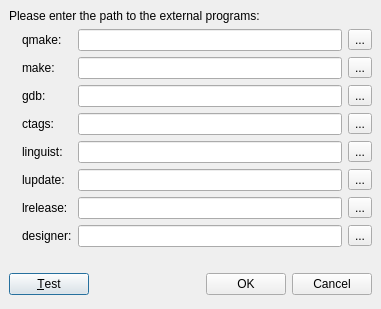
<ui version="4.0" >
 <class>ToolsControl</class>
 <widget class="QDialog" name="ToolsControl" >
  <property name="geometry" >
   <rect>
    <x>0</x>
    <y>0</y>
    <width>381</width>
    <height>309</height>
   </rect>
  </property>
  <property name="windowTitle" >
   <string>External Tools</string>
  </property>
  <layout class="QGridLayout" >
   <property name="margin" >
    <number>9</number>
   </property>
   <property name="spacing" >
    <number>6</number>
   </property>
   <item row="3" column="0" >
    <layout class="QHBoxLayout" >
     <property name="margin" >
      <number>0</number>
     </property>
     <property name="spacing" >
      <number>6</number>
     </property>
     <item>
      <widget class="QPushButton" name="test" >
       <property name="text" >
        <string>&amp;Test</string>
       </property>
      </widget>
     </item>
     <item>
      <spacer>
       <property name="orientation" >
        <enum>Qt::Horizontal</enum>
       </property>
       <property name="sizeHint" >
        <size>
         <width>131</width>
         <height>31</height>
        </size>
       </property>
      </spacer>
     </item>
     <item>
      <widget class="QPushButton" name="okButton" >
       <property name="text" >
        <string>OK</string>
       </property>
      </widget>
     </item>
     <item>
      <widget class="QPushButton" name="cancelButton" >
       <property name="text" >
        <string>Cancel</string>
       </property>
      </widget>
     </item>
    </layout>
   </item>
   <item row="2" column="0" >
    <spacer>
     <property name="orientation" >
      <enum>Qt::Vertical</enum>
     </property>
     <property name="sizeHint" >
      <size>
       <width>349</width>
       <height>21</height>
      </size>
     </property>
    </spacer>
   </item>
   <item row="1" column="0" >
    <layout class="QGridLayout" >
     <property name="margin" >
      <number>0</number>
     </property>
     <property name="spacing" >
      <number>6</number>
     </property>
     <item row="1" column="2" >
      <widget class="QLineEdit" name="make" >
       <property name="readOnly" >
        <bool>false</bool>
       </property>
      </widget>
     </item>
     <item row="0" column="0" >
      <widget class="QLabel" name="qmakeIcon" >
       <property name="text" >
        <string/>
       </property>
       <property name="pixmap" >
        <pixmap resource="../resources/resources.qrc" >:/divers/images/good.png</pixmap>
       </property>
      </widget>
     </item>
     <item row="7" column="3" >
      <widget class="QToolButton" name="designerLocation" >
       <property name="text" >
        <string>...</string>
       </property>
      </widget>
     </item>
     <item row="3" column="2" >
      <widget class="QLineEdit" name="ctags" >
       <property name="readOnly" >
        <bool>false</bool>
       </property>
      </widget>
     </item>
     <item row="6" column="1" >
      <widget class="QLabel" name="label_11" >
       <property name="text" >
        <string>lrelease:</string>
       </property>
      </widget>
     </item>
     <item row="0" column="2" >
      <widget class="QLineEdit" name="qmake" >
       <property name="readOnly" >
        <bool>false</bool>
       </property>
      </widget>
     </item>
     <item row="4" column="3" >
      <widget class="QToolButton" name="linguistLocation" >
       <property name="text" >
        <string>...</string>
       </property>
      </widget>
     </item>
     <item row="1" column="3" >
      <widget class="QToolButton" name="makeLocation" >
       <property name="text" >
        <string>...</string>
       </property>
      </widget>
     </item>
     <item row="6" column="2" >
      <widget class="QLineEdit" name="lrelease" >
       <property name="readOnly" >
        <bool>false</bool>
       </property>
      </widget>
     </item>
     <item row="2" column="0" >
      <widget class="QLabel" name="gdbIcon" >
       <property name="text" >
        <string/>
       </property>
       <property name="pixmap" >
        <pixmap resource="../resources/resources.qrc" >:/divers/images/good.png</pixmap>
       </property>
      </widget>
     </item>
     <item row="1" column="1" >
      <widget class="QLabel" name="label_6" >
       <property name="text" >
        <string>make:</string>
       </property>
      </widget>
     </item>
     <item row="3" column="0" >
      <widget class="QLabel" name="ctagsIcon" >
       <property name="text" >
        <string/>
       </property>
       <property name="pixmap" >
        <pixmap resource="../resources/resources.qrc" >:/divers/images/good.png</pixmap>
       </property>
      </widget>
     </item>
     <item row="6" column="3" >
      <widget class="QToolButton" name="lreleaseLocation" >
       <property name="text" >
        <string>...</string>
       </property>
      </widget>
     </item>
     <item row="2" column="2" >
      <widget class="QLineEdit" name="gdb" >
       <property name="readOnly" >
        <bool>false</bool>
       </property>
      </widget>
     </item>
     <item row="0" column="1" >
      <widget class="QLabel" name="label_5" >
       <property name="text" >
        <string>qmake:</string>
       </property>
      </widget>
     </item>
     <item row="4" column="0" >
      <widget class="QLabel" name="linguistIcon" >
       <property name="text" >
        <string/>
       </property>
       <property name="pixmap" >
        <pixmap resource="../resources/resources.qrc" >:/divers/images/good.png</pixmap>
       </property>
      </widget>
     </item>
     <item row="7" column="1" >
      <widget class="QLabel" name="label_12" >
       <property name="text" >
        <string>designer:</string>
       </property>
      </widget>
     </item>
     <item row="7" column="0" >
      <widget class="QLabel" name="designerIcon" >
       <property name="text" >
        <string/>
       </property>
       <property name="pixmap" >
        <pixmap resource="../resources/resources.qrc" >:/divers/images/good.png</pixmap>
       </property>
      </widget>
     </item>
     <item row="3" column="1" >
      <widget class="QLabel" name="label_8" >
       <property name="text" >
        <string>ctags:</string>
       </property>
      </widget>
     </item>
     <item row="0" column="3" >
      <widget class="QToolButton" name="qmakeLocation" >
       <property name="text" >
        <string>...</string>
       </property>
      </widget>
     </item>
     <item row="5" column="1" >
      <widget class="QLabel" name="label_10" >
       <property name="text" >
        <string>lupdate:</string>
       </property>
      </widget>
     </item>
     <item row="5" column="3" >
      <widget class="QToolButton" name="lupdateLocation" >
       <property name="text" >
        <string>...</string>
       </property>
      </widget>
     </item>
     <item row="2" column="1" >
      <widget class="QLabel" name="label_7" >
       <property name="text" >
        <string>gdb:</string>
       </property>
      </widget>
     </item>
     <item row="3" column="3" >
      <widget class="QToolButton" name="ctagsLocation" >
       <property name="text" >
        <string>...</string>
       </property>
      </widget>
     </item>
     <item row="4" column="2" >
      <widget class="QLineEdit" name="linguist" >
       <property name="readOnly" >
        <bool>false</bool>
       </property>
      </widget>
     </item>
     <item row="5" column="0" >
      <widget class="QLabel" name="lupdateIcon" >
       <property name="text" >
        <string/>
       </property>
       <property name="pixmap" >
        <pixmap resource="../resources/resources.qrc" >:/divers/images/good.png</pixmap>
       </property>
      </widget>
     </item>
     <item row="2" column="3" >
      <widget class="QToolButton" name="gdbLocation" >
       <property name="text" >
        <string>...</string>
       </property>
      </widget>
     </item>
     <item row="5" column="2" >
      <widget class="QLineEdit" name="lupdate" >
       <property name="readOnly" >
        <bool>false</bool>
       </property>
      </widget>
     </item>
     <item row="6" column="0" >
      <widget class="QLabel" name="lreleaseIcon" >
       <property name="text" >
        <string/>
       </property>
       <property name="pixmap" >
        <pixmap resource="../resources/resources.qrc" >:/divers/images/good.png</pixmap>
       </property>
      </widget>
     </item>
     <item row="7" column="2" >
      <widget class="QLineEdit" name="designer" >
       <property name="readOnly" >
        <bool>false</bool>
       </property>
      </widget>
     </item>
     <item row="4" column="1" >
      <widget class="QLabel" name="label_9" >
       <property name="text" >
        <string>linguist:</string>
       </property>
      </widget>
     </item>
     <item row="1" column="0" >
      <widget class="QLabel" name="makeIcon" >
       <property name="text" >
        <string/>
       </property>
       <property name="pixmap" >
        <pixmap resource="../resources/resources.qrc" >:/divers/images/good.png</pixmap>
       </property>
      </widget>
     </item>
    </layout>
   </item>
   <item row="0" column="0" >
    <widget class="QLabel" name="label" >
     <property name="text" >
      <string>Please enter the path to the external programs:</string>
     </property>
    </widget>
   </item>
  </layout>
 </widget>
 <resources>
  <include location="../resources/resources.qrc" />
 </resources>
 <connections>
  <connection>
   <sender>cancelButton</sender>
   <signal>clicked()</signal>
   <receiver>ToolsControl</receiver>
   <slot>reject()</slot>
   <hints>
    <hint type="sourcelabel" >
     <x>356</x>
     <y>219</y>
    </hint>
    <hint type="destinationlabel" >
     <x>179</x>
     <y>282</y>
    </hint>
   </hints>
  </connection>
 </connections>
</ui>
